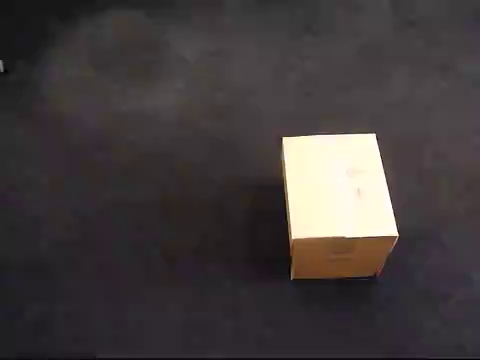
#> input picture frame 4 of singleball.mov, 480 x 360 px
$ python ballTrajectory_online.py   (Python 2 division)   (older library calls are emulated)
#> lines starting #> are read from the running program, lines starting #| are printed output that depends on the picture
# -*- coding: utf-8 -*-

import numpy as np
import cv2
import matplotlib.pyplot as plt
from pykalman import KalmanFilter


file = 'singleball.mov'
cap = cv2.VideoCapture(file)
numframes = cap.get(7)
count = 0

fgbg = cv2.createBackgroundSubtractorMOG2(10, 200, False)
(x, y, w, h) = (-1, -1, -1, -1)
ball_flag = False
# [4 lines of commented-out code are left out]
kernel = cv2.getStructuringElement(cv2.MORPH_ELLIPSE,(10,10))

measuredTrack = np.zeros((int(numframes),4))-1
kalmanLine = []
# [10 lines of commented-out code are left out]

Transition_Matrix = [[1,0,1,0],[0,1,0,1],[0,0,1,0],[0,0,0,1]]
Observation_Matrix = [[1,0,0,0],[0,1,0,0]]
initcovariance=1.0e-4*np.eye(4)                 # describes the certainty of the initial state
transistionCov=1.0e-4*np.eye(4)                 # describes the certainty of the process model
observationCov=1.0e-1*np.eye(2)                 # describes the certainty of the measurement model

while count < numframes:
    count = count + 1
    frame = cap.read()[1]
#> frame is the input picture: shape (360, 480, 3); mean B, G, R 61.3, 60.7, 66.8


    foremat = fgbg.apply(frame, learningRate=0.001)
#> foremat: shape (360, 480); every value is 255
    opening = cv2.morphologyEx(foremat, cv2.MORPH_OPEN, kernel)
    ret,thresh = cv2.threshold(opening,127,255,0)
    img, contours, hierarchy = cv2.findContours(thresh,cv2.RETR_TREE,cv2.CHAIN_APPROX_SIMPLE)
#> contours = [[[0, 0], [0, 359], [479, 359], [479, 0]]]
    # cv2.drawContours(frame, contours, -1, (0, 0, 255), 3)
    # cv2.imshow("Video", frame)

    cv2.waitKey(30)
    # print len(contours)
    if len(contours) > 0:
        if count == 1:
            plt.plot(-1, -1, 'ob')
            continue

        x = np.amin(contours[0], axis=0)[0][0]
        y = np.amin(contours[0], axis=0)[0][1]
        w = np.amax(contours[0], axis=0)[0][0] - x
        h = np.amax(contours[0], axis=0)[0][1] - y

        m = (x, y, w, h)
        print m
        measuredTrack[count-1] = m
        cv2.rectangle(frame, (x, y), (x + w, y + h), (255, 0, 0), 1)
        # [31 lines of commented-out code are left out]

    cv2.imshow('Foreground',frame)
    k = cv2.waitKey(100) & 0xFF
    if k == 27: break
#cap.release()

# print measuredTrack
# print np.shape(measuredTrack)

np.save("ballTrajectory", measuredTrack)
# plt.show()

cap.release()
cv2.destroyAllWindows()
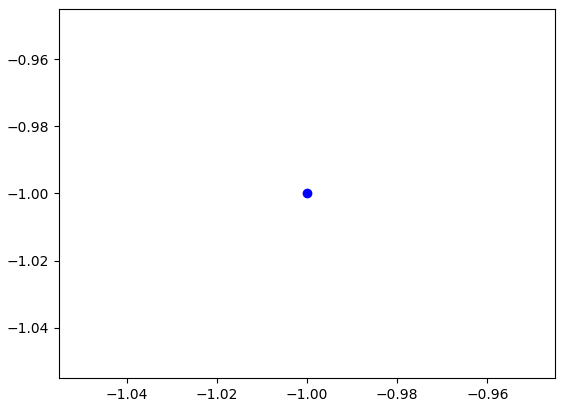
#> figure drawn by matplotlib, 1 panel
